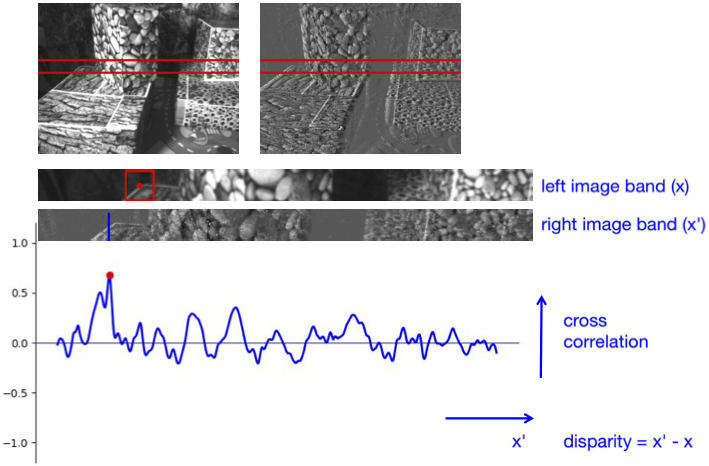
#> input picture images/cross-correlation.png, 709 x 466 px
$ python -i test.py   (imports and definitions only)   (older library calls are emulated)
#> lines starting #> are read from the running program, lines starting #| are printed output that depends on the picture
#> further down, picture is the input picture: shape (466, 709, 3); mean B, G, R 209.8, 206.4, 207.7
import matplotlib.pyplot as plt
import numpy as np
from matplotlib.pyplot import MultipleLocator
# from src.io.psee_loader import PSEELoader
import cv2
import os

# plot test
'''
its already binary after canny
'''


# [45 lines left out: functions plot, dilation, er_di, not called in this run]

def sobel(img):
   grad_x = cv2.Sobel(img, cv2.CV_64F, 1,0)
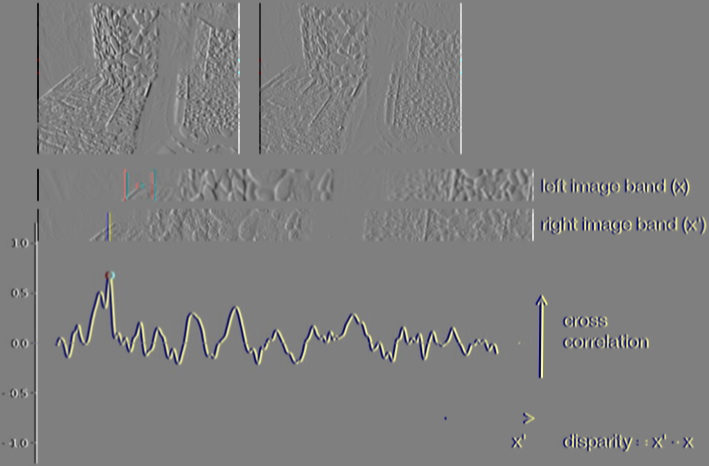
#> grad_x: shape (466, 709, 3) float64; mean B, G, R 0, 0, 0; drawn with min black and max white
   grad_y = cv2.Sobel(img, cv2.CV_64F, 0,1)
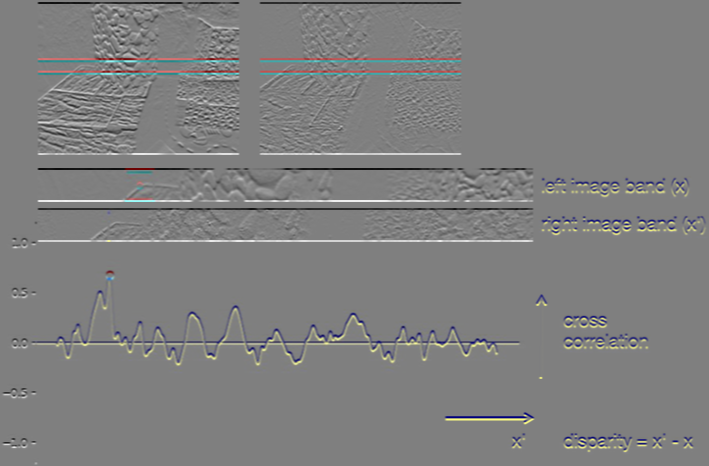
#> grad_y: shape (466, 709, 3) float64; mean B, G, R 0, 0, 0; drawn with min black and max white

   absX = cv2.convertScaleAbs(grad_x)  # 转回uint8
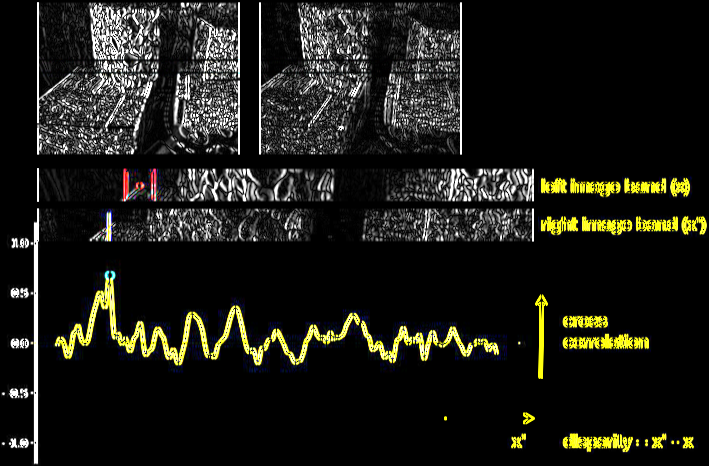
#> absX: shape (466, 709, 3); mean B, G, R 22.5, 28.2, 28.3
   absY = cv2.convertScaleAbs(grad_y)
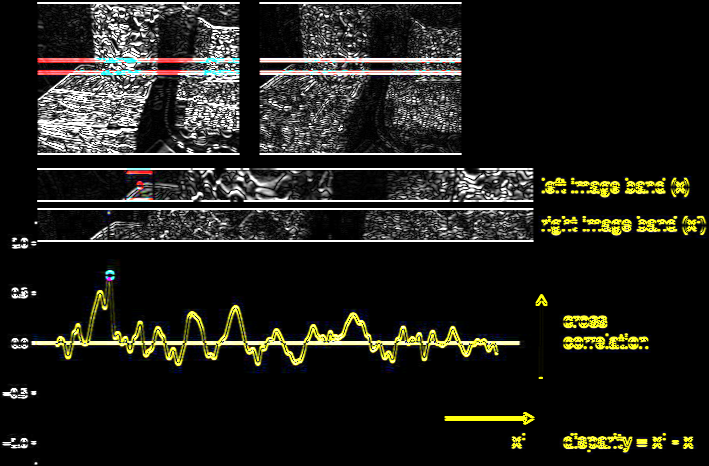
#> absY: shape (466, 709, 3); mean B, G, R 26.3, 31.4, 31.7
   # nms = NMS(absX, absY)
   # nms = NMS(grad_x, grad_y)
   dst = cv2.addWeighted(absX,0.5,absY,0.5,0)
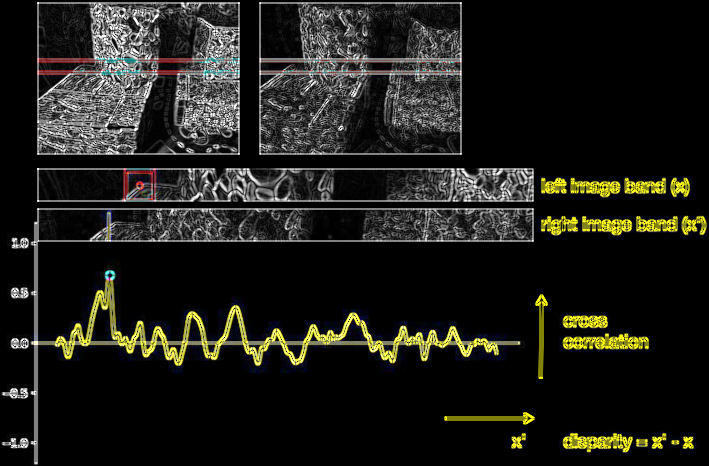
#> dst: shape (466, 709, 3); mean B, G, R 24.4, 29.8, 30
   return dst

# [36 lines left out: function ev_process, not called in this run]

   # save_path = '/Users/cainan/Desktop/Project/data/processed/canny'
         # cv2.imwrite(save_path + '/' + 'event_canny_open' + str(num) + '.png',MORPH_OPEN_img_canny)


# [64 lines not run here, left out]

>>> import cv2
>>> picture = cv2.imread('../images/cross-correlation.png')
>>> result = sobel(picture)

$ run again, on images/generation_model.png
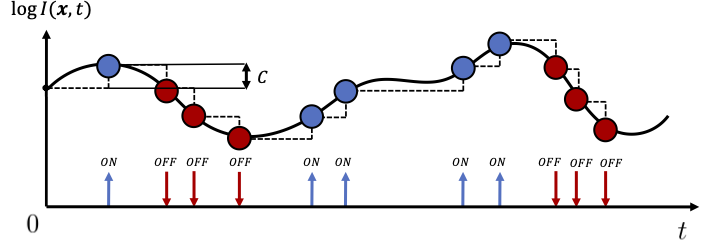
#> input picture images/generation_model.png, 702 x 242 px
#> picture is the input picture: shape (242, 702, 3); mean B, G, R 238.6, 237.6, 239.8
#> in sobel, `grad_y = cv2.Sobel(img, cv2.CV_64F, 0,1)`:
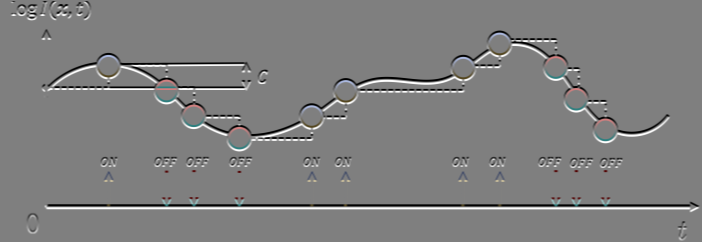
#> grad_y: shape (242, 702, 3) float64; mean B, G, R 0.1, 0.1, 0.1; drawn with min black and max white
#> in sobel, `dst = cv2.addWeighted(absX,0.5,absY,0.5,0)`:
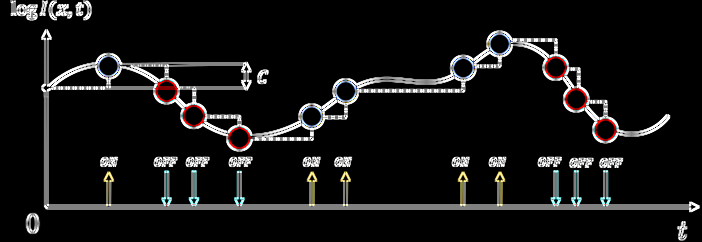
#> dst: shape (242, 702, 3); mean B, G, R 19.4, 19.6, 20.1

$ run again, on images/illustration_warping.png
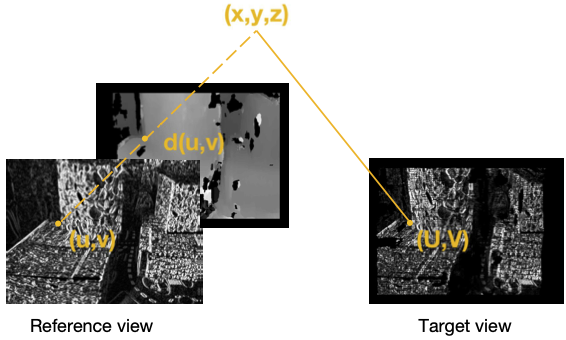
#> input picture images/illustration_warping.png, 566 x 340 px
#> picture is the input picture: shape (340, 566, 3); mean B, G, R 175.2, 177, 177.6
#> in sobel, `grad_y = cv2.Sobel(img, cv2.CV_64F, 0,1)`:
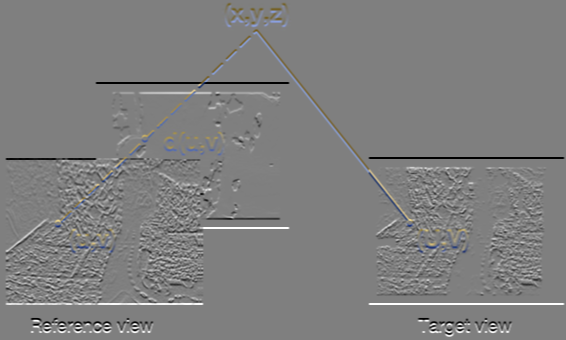
#> grad_y: shape (340, 566, 3) float64; mean B, G, R 0, 0, 0; drawn with min black and max white
#> in sobel, `dst = cv2.addWeighted(absX,0.5,absY,0.5,0)`:
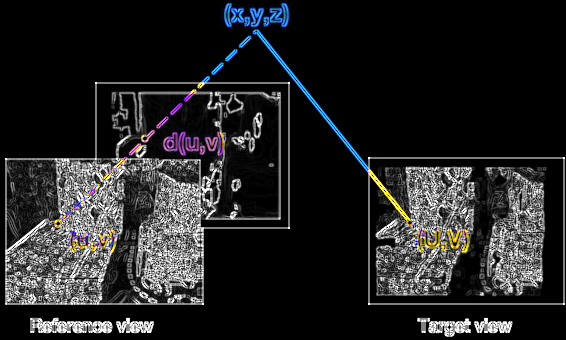
#> dst: shape (340, 566, 3); mean B, G, R 36, 35.2, 35
